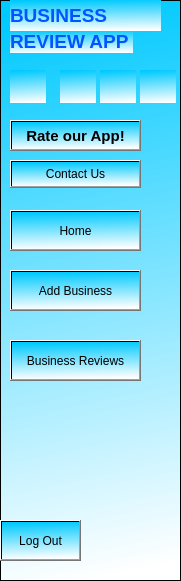
   <widget class="QFrame" name="frame_2">
    <property name="geometry">
     <rect>
      <x>0</x>
      <y>0</y>
      <width>181</width>
      <height>581</height>
     </rect>
    </property>
    <property name="styleSheet">
     <string notr="true">background-color: qlineargradient(spread:pad, x1:0.438, y1:0, x2:0.505455, y2:1, stop:0 rgba(0, 201, 255, 255), stop:1 rgba(255, 255, 255, 255));</string>
    </property>
    <property name="frameShape">
     <enum>QFrame::StyledPanel</enum>
    </property>
    <property name="frameShadow">
     <enum>QFrame::Raised</enum>
    </property>
    <widget class="QLabel" name="label_2">
     <property name="geometry">
      <rect>
       <x>10</x>
       <y>30</y>
       <width>123</width>
       <height>23</height>
      </rect>
     </property>
     <property name="font">
      <font>
       <pointsize>14</pointsize>
       <bold>true</bold>
      </font>
     </property>
     <property name="styleSheet">
      <string notr="true">color: rgb(0, 85, 255);</string>
     </property>
     <property name="text">
      <string>REVIEW APP</string>
     </property>
    </widget>
    <widget class="QLabel" name="label_6">
     <property name="geometry">
      <rect>
       <x>10</x>
       <y>0</y>
       <width>151</width>
       <height>31</height>
      </rect>
     </property>
     <property name="font">
      <font>
       <pointsize>14</pointsize>
       <bold>true</bold>
      </font>
     </property>
     <property name="styleSheet">
      <string notr="true">color: rgb(0, 85, 255);</string>
     </property>
     <property name="text">
      <string>BUSINESS</string>
     </property>
    </widget>
    <widget class="QPushButton" name="btnRateUs">
     <property name="geometry">
      <rect>
       <x>10</x>
       <y>120</y>
       <width>131</width>
       <height>31</height>
      </rect>
     </property>
     <property name="font">
      <font>
       <pointsize>11</pointsize>
       <bold>true</bold>
      </font>
     </property>
     <property name="styleSheet">
      <string notr="true"/>
     </property>
     <property name="text">
      <string>Rate our App!</string>
     </property>
    </widget>
    <widget class="QPushButton" name="btnContact">
     <property name="geometry">
      <rect>
       <x>10</x>
       <y>160</y>
       <width>131</width>
       <height>28</height>
      </rect>
     </property>
     <property name="text">
      <string>Contact Us</string>
     </property>
     <property name="icon">
      <iconset resource="last.qrc/last.qrc">
       <normaloff>:/images/Screenshot 2023-12-13 022500.png</normaloff>:/images/Screenshot 2023-12-13 022500.png</iconset>
     </property>
     <property name="iconSize">
      <size>
       <width>18</width>
       <height>18</height>
      </size>
     </property>
    </widget>
    <widget class="QPushButton" name="btnHome">
     <property name="geometry">
      <rect>
       <x>10</x>
       <y>210</y>
       <width>131</width>
       <height>41</height>
      </rect>
     </property>
     <property name="text">
      <string>Home</string>
     </property>
     <property name="icon">
      <iconset resource="last.qrc/last.qrc">
       <normaloff>:/images/imageedit_5_5326030300.png</normaloff>:/images/imageedit_5_5326030300.png</iconset>
     </property>
    </widget>
    <widget class="QPushButton" name="btnAddBuz">
     <property name="geometry">
      <rect>
       <x>10</x>
       <y>270</y>
       <width>131</width>
       <height>41</height>
      </rect>
     </property>
     <property name="text">
      <string>Add Business</string>
     </property>
     <property name="icon">
      <iconset resource="last.qrc/last.qrc">
       <normaloff>:/images/icons8_add_24px.png</normaloff>:/images/icons8_add_24px.png</iconset>
     </property>
    </widget>
    <widget class="QPushButton" name="pushButton_18">
     <property name="geometry">
      <rect>
       <x>0</x>
       <y>520</y>
       <width>81</width>
       <height>41</height>
      </rect>
     </property>
     <property name="text">
      <string>Log Out</string>
     </property>
     <property name="icon">
      <iconset resource="last.qrc/last.qrc">
       <normaloff>:/images/exit.png</normaloff>:/images/exit.png</iconset>
     </property>
    </widget>
    <widget class="QLabel" name="label_4">
     <property name="geometry">
      <rect>
       <x>10</x>
       <y>70</y>
       <width>36</width>
       <height>33</height>
      </rect>
     </property>
     <property name="text">
      <string/>
     </property>
     <property name="pixmap">
      <pixmap resource="last.qrc/last.qrc">:/images/Screenshot 2023-12-11 035412.png</pixmap>
     </property>
    </widget>
    <widget class="QLabel" name="label_5">
     <property name="geometry">
      <rect>
       <x>60</x>
       <y>70</y>
       <width>36</width>
       <height>33</height>
      </rect>
     </property>
     <property name="text">
      <string/>
     </property>
     <property name="pixmap">
      <pixmap resource="last.qrc/last.qrc">:/images/Screenshot 2023-12-11 035412.png</pixmap>
     </property>
    </widget>
    <widget class="QLabel" name="label_7">
     <property name="geometry">
      <rect>
       <x>100</x>
       <y>70</y>
       <width>36</width>
       <height>33</height>
      </rect>
     </property>
     <property name="text">
      <string/>
     </property>
     <property name="pixmap">
      <pixmap resource="last.qrc/last.qrc">:/images/Screenshot 2023-12-11 035412.png</pixmap>
     </property>
    </widget>
    <widget class="QLabel" name="label_8">
     <property name="geometry">
      <rect>
       <x>140</x>
       <y>70</y>
       <width>36</width>
       <height>33</height>
      </rect>
     </property>
     <property name="text">
      <string/>
     </property>
     <property name="pixmap">
      <pixmap resource="last.qrc/last.qrc">:/images/Screenshot 2023-12-11 035412.png</pixmap>
     </property>
    </widget>
    <widget class="QPushButton" name="btnReply">
     <property name="geometry">
      <rect>
       <x>10</x>
       <y>340</y>
       <width>131</width>
       <height>41</height>
      </rect>
     </property>
     <property name="text">
      <string>Business Reviews</string>
     </property>
     <property name="icon">
      <iconset resource="last.qrc/last.qrc">
       <normaloff>:/images/icons8_database_26px_2.png</normaloff>:/images/icons8_database_26px_2.png</iconset>
     </property>
    </widget>
   </widget>
